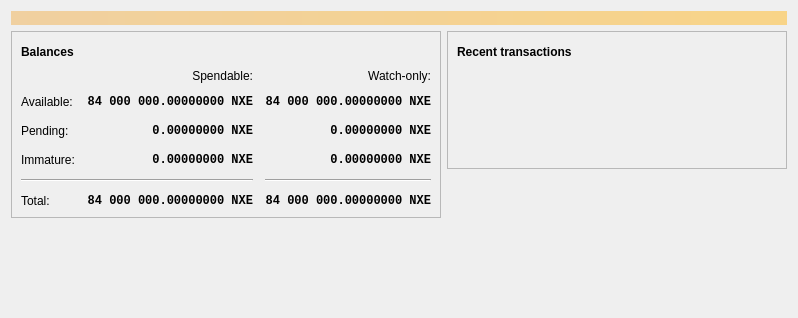
<?xml version="1.0" encoding="UTF-8"?>
<ui version="4.0">
 <class>OverviewPage</class>
 <widget class="QWidget" name="OverviewPage">
  <property name="geometry">
   <rect>
    <x>0</x>
    <y>0</y>
    <width>798</width>
    <height>318</height>
   </rect>
  </property>
  <property name="windowTitle">
   <string>Form</string>
  </property>
  <layout class="QVBoxLayout" name="topLayout">
   <item>
    <widget class="QLabel" name="labelAlerts">
     <property name="visible">
      <bool>false</bool>
     </property>
     <property name="styleSheet">
      <string notr="true">QLabel { background-color: qlineargradient(x1: 0, y1: 0, x2: 1, y2: 0, stop:0 #F0D0A0, stop:1 #F8D488); color:#000000; }</string>
     </property>
     <property name="wordWrap">
      <bool>true</bool>
     </property>
     <property name="margin">
      <number>3</number>
     </property>
     <property name="textInteractionFlags">
      <set>Qt::TextSelectableByMouse</set>
     </property>
    </widget>
   </item>
   <item>
    <layout class="QHBoxLayout" name="horizontalLayout" stretch="1,1">
     <item>
      <layout class="QVBoxLayout" name="verticalLayout_2">
       <item>
        <widget class="QFrame" name="frame">
         <property name="frameShape">
          <enum>QFrame::StyledPanel</enum>
         </property>
         <property name="frameShadow">
          <enum>QFrame::Raised</enum>
         </property>
         <layout class="QVBoxLayout" name="verticalLayout_4">
          <item>
           <layout class="QHBoxLayout" name="horizontalLayout_4">
            <item>
             <widget class="QLabel" name="label_5">
              <property name="font">
               <font>
                <weight>75</weight>
                <bold>true</bold>
               </font>
              </property>
              <property name="text">
               <string>Balances</string>
              </property>
             </widget>
            </item>
            <item>
             <widget class="QPushButton" name="labelWalletStatus">
              <property name="enabled">
               <bool>true</bool>
              </property>
              <property name="maximumSize">
               <size>
                <width>30</width>
                <height>16777215</height>
               </size>
              </property>
              <property name="toolTip">
               <string>The displayed information may be out of date. Your wallet automatically synchronizes with the Nexia network after a connection is established, but this process has not completed yet.</string>
              </property>
              <property name="text">
               <string/>
              </property>
              <property name="icon">
               <iconset resource="../bitcoin.qrc">
                <normaloff>:/icons/warning</normaloff>
                <disabledoff>:/icons/warning</disabledoff>:/icons/warning</iconset>
              </property>
              <property name="iconSize">
               <size>
                <width>24</width>
                <height>24</height>
               </size>
              </property>
              <property name="flat">
               <bool>true</bool>
              </property>
             </widget>
            </item>
            <item>
             <spacer name="horizontalSpacer_3">
              <property name="orientation">
               <enum>Qt::Horizontal</enum>
              </property>
              <property name="sizeHint" stdset="0">
               <size>
                <width>40</width>
                <height>20</height>
               </size>
              </property>
             </spacer>
            </item>
           </layout>
          </item>
          <item>
           <layout class="QGridLayout" name="gridLayout">
            <property name="spacing">
             <number>12</number>
            </property>
            <item row="2" column="2">
             <widget class="QLabel" name="labelWatchPending">
              <property name="font">
               <font>
                <family>Monospace</family>
                <weight>75</weight>
                <bold>true</bold>
               </font>
              </property>
              <property name="cursor">
               <cursorShape>IBeamCursor</cursorShape>
              </property>
              <property name="toolTip">
               <string>Unconfirmed transactions to watch-only addresses</string>
              </property>
              <property name="text">
               <string notr="true">0.00000000 NXE</string>
              </property>
              <property name="alignment">
               <set>Qt::AlignRight|Qt::AlignTrailing|Qt::AlignVCenter</set>
              </property>
              <property name="textInteractionFlags">
               <set>Qt::LinksAccessibleByMouse|Qt::TextSelectableByKeyboard|Qt::TextSelectableByMouse</set>
              </property>
             </widget>
            </item>
            <item row="2" column="1">
             <widget class="QLabel" name="labelUnconfirmed">
              <property name="font">
               <font>
                <family>Monospace</family>
                <weight>75</weight>
                <bold>true</bold>
               </font>
              </property>
              <property name="cursor">
               <cursorShape>IBeamCursor</cursorShape>
              </property>
              <property name="toolTip">
               <string>Total of transactions that have yet to be confirmed, and do not yet count toward the spendable balance</string>
              </property>
              <property name="text">
               <string notr="true">0.00000000 NXE</string>
              </property>
              <property name="alignment">
               <set>Qt::AlignRight|Qt::AlignTrailing|Qt::AlignVCenter</set>
              </property>
              <property name="textInteractionFlags">
               <set>Qt::LinksAccessibleByMouse|Qt::TextSelectableByKeyboard|Qt::TextSelectableByMouse</set>
              </property>
             </widget>
            </item>
            <item row="3" column="2">
             <widget class="QLabel" name="labelWatchImmature">
              <property name="font">
               <font>
                <family>Monospace</family>
                <weight>75</weight>
                <bold>true</bold>
               </font>
              </property>
              <property name="cursor">
               <cursorShape>IBeamCursor</cursorShape>
              </property>
              <property name="toolTip">
               <string>Mined balance in watch-only addresses that has not yet matured</string>
              </property>
              <property name="text">
               <string notr="true">0.00000000 NXE</string>
              </property>
              <property name="alignment">
               <set>Qt::AlignRight|Qt::AlignTrailing|Qt::AlignVCenter</set>
              </property>
              <property name="textInteractionFlags">
               <set>Qt::LinksAccessibleByMouse|Qt::TextSelectableByKeyboard|Qt::TextSelectableByMouse</set>
              </property>
             </widget>
            </item>
            <item row="4" column="0" colspan="2">
             <widget class="Line" name="line">
              <property name="orientation">
               <enum>Qt::Horizontal</enum>
              </property>
             </widget>
            </item>
            <item row="4" column="2">
             <widget class="Line" name="lineWatchBalance">
              <property name="sizePolicy">
               <sizepolicy hsizetype="Preferred" vsizetype="Fixed">
                <horstretch>0</horstretch>
                <verstretch>0</verstretch>
               </sizepolicy>
              </property>
              <property name="minimumSize">
               <size>
                <width>140</width>
                <height>0</height>
               </size>
              </property>
              <property name="orientation">
               <enum>Qt::Horizontal</enum>
              </property>
             </widget>
            </item>
            <item row="5" column="0">
             <widget class="QLabel" name="labelTotalText">
              <property name="text">
               <string>Total:</string>
              </property>
             </widget>
            </item>
            <item row="3" column="1">
             <widget class="QLabel" name="labelImmature">
              <property name="font">
               <font>
                <family>Monospace</family>
                <weight>75</weight>
                <bold>true</bold>
               </font>
              </property>
              <property name="cursor">
               <cursorShape>IBeamCursor</cursorShape>
              </property>
              <property name="toolTip">
               <string>Mined balance that has not yet matured</string>
              </property>
              <property name="text">
               <string notr="true">0.00000000 NXE</string>
              </property>
              <property name="alignment">
               <set>Qt::AlignRight|Qt::AlignTrailing|Qt::AlignVCenter</set>
              </property>
              <property name="textInteractionFlags">
               <set>Qt::LinksAccessibleByMouse|Qt::TextSelectableByKeyboard|Qt::TextSelectableByMouse</set>
              </property>
             </widget>
            </item>
            <item row="2" column="3">
             <spacer name="horizontalSpacer_2">
              <property name="orientation">
               <enum>Qt::Horizontal</enum>
              </property>
              <property name="sizeHint" stdset="0">
               <size>
                <width>40</width>
                <height>20</height>
               </size>
              </property>
             </spacer>
            </item>
            <item row="3" column="0">
             <widget class="QLabel" name="labelImmatureText">
              <property name="text">
               <string>Immature:</string>
              </property>
             </widget>
            </item>
            <item row="5" column="1">
             <widget class="QLabel" name="labelTotal">
              <property name="font">
               <font>
                <family>Monospace</family>
                <weight>75</weight>
                <bold>true</bold>
               </font>
              </property>
              <property name="cursor">
               <cursorShape>IBeamCursor</cursorShape>
              </property>
              <property name="toolTip">
               <string>Your current total balance</string>
              </property>
              <property name="text">
               <string notr="true">84 000 000.00000000 NXE</string>
              </property>
              <property name="alignment">
               <set>Qt::AlignRight|Qt::AlignTrailing|Qt::AlignVCenter</set>
              </property>
              <property name="textInteractionFlags">
               <set>Qt::LinksAccessibleByMouse|Qt::TextSelectableByKeyboard|Qt::TextSelectableByMouse</set>
              </property>
             </widget>
            </item>
            <item row="5" column="2">
             <widget class="QLabel" name="labelWatchTotal">
              <property name="font">
               <font>
                <family>Monospace</family>
                <weight>75</weight>
                <bold>true</bold>
               </font>
              </property>
              <property name="cursor">
               <cursorShape>IBeamCursor</cursorShape>
              </property>
              <property name="toolTip">
               <string>Current total balance in watch-only addresses</string>
              </property>
              <property name="text">
               <string notr="true">84 000 000.00000000 NXE</string>
              </property>
              <property name="alignment">
               <set>Qt::AlignRight|Qt::AlignTrailing|Qt::AlignVCenter</set>
              </property>
              <property name="textInteractionFlags">
               <set>Qt::LinksAccessibleByMouse|Qt::TextSelectableByKeyboard|Qt::TextSelectableByMouse</set>
              </property>
             </widget>
            </item>
            <item row="0" column="2">
             <widget class="QLabel" name="labelWatchonly">
              <property name="text">
               <string>Watch-only:</string>
              </property>
              <property name="alignment">
               <set>Qt::AlignRight|Qt::AlignTrailing|Qt::AlignVCenter</set>
              </property>
             </widget>
            </item>
            <item row="1" column="0">
             <widget class="QLabel" name="labelBalanceText">
              <property name="text">
               <string>Available:</string>
              </property>
             </widget>
            </item>
            <item row="1" column="1">
             <widget class="QLabel" name="labelBalance">
              <property name="font">
               <font>
                <family>Monospace</family>
                <weight>75</weight>
                <bold>true</bold>
               </font>
              </property>
              <property name="cursor">
               <cursorShape>IBeamCursor</cursorShape>
              </property>
              <property name="toolTip">
               <string>Your current spendable balance</string>
              </property>
              <property name="text">
               <string notr="true">84 000 000.00000000 NXE</string>
              </property>
              <property name="alignment">
               <set>Qt::AlignRight|Qt::AlignTrailing|Qt::AlignVCenter</set>
              </property>
              <property name="textInteractionFlags">
               <set>Qt::LinksAccessibleByMouse|Qt::TextSelectableByKeyboard|Qt::TextSelectableByMouse</set>
              </property>
             </widget>
            </item>
            <item row="1" column="2">
             <widget class="QLabel" name="labelWatchAvailable">
              <property name="font">
               <font>
                <family>Monospace</family>
                <weight>75</weight>
                <bold>true</bold>
               </font>
              </property>
              <property name="cursor">
               <cursorShape>IBeamCursor</cursorShape>
              </property>
              <property name="toolTip">
               <string>Your current balance in watch-only addresses</string>
              </property>
              <property name="text">
               <string notr="true">84 000 000.00000000 NXE</string>
              </property>
              <property name="alignment">
               <set>Qt::AlignRight|Qt::AlignTrailing|Qt::AlignVCenter</set>
              </property>
              <property name="textInteractionFlags">
               <set>Qt::LinksAccessibleByMouse|Qt::TextSelectableByKeyboard|Qt::TextSelectableByMouse</set>
              </property>
             </widget>
            </item>
            <item row="2" column="0">
             <widget class="QLabel" name="labelPendingText">
              <property name="text">
               <string>Pending:</string>
              </property>
             </widget>
            </item>
            <item row="0" column="1">
             <widget class="QLabel" name="labelSpendable">
              <property name="text">
               <string>Spendable:</string>
              </property>
              <property name="alignment">
               <set>Qt::AlignRight|Qt::AlignTrailing|Qt::AlignVCenter</set>
              </property>
             </widget>
            </item>
           </layout>
          </item>
         </layout>
        </widget>
       </item>
       <item>
        <spacer name="verticalSpacer">
         <property name="orientation">
          <enum>Qt::Vertical</enum>
         </property>
         <property name="sizeHint" stdset="0">
          <size>
           <width>20</width>
           <height>40</height>
          </size>
         </property>
        </spacer>
       </item>
      </layout>
     </item>
     <item>
      <layout class="QVBoxLayout" name="verticalLayout_3">
       <item>
        <widget class="QFrame" name="frame_2">
         <property name="frameShape">
          <enum>QFrame::StyledPanel</enum>
         </property>
         <property name="frameShadow">
          <enum>QFrame::Raised</enum>
         </property>
         <layout class="QVBoxLayout" name="verticalLayout">
          <item>
           <layout class="QHBoxLayout" name="horizontalLayout_2">
            <item>
             <widget class="QLabel" name="label_4">
              <property name="font">
               <font>
                <weight>75</weight>
                <bold>true</bold>
               </font>
              </property>
              <property name="text">
               <string>Recent transactions</string>
              </property>
             </widget>
            </item>
            <item>
             <widget class="QPushButton" name="labelTransactionsStatus">
              <property name="enabled">
               <bool>true</bool>
              </property>
              <property name="maximumSize">
               <size>
                <width>30</width>
                <height>16777215</height>
               </size>
              </property>
              <property name="toolTip">
               <string>The displayed information may be out of date. Your wallet automatically synchronizes with the Nexia network after a connection is established, but this process has not completed yet.</string>
              </property>
              <property name="text">
               <string/>
              </property>
              <property name="icon">
               <iconset resource="../bitcoin.qrc">
                <normaloff>:/icons/warning</normaloff>
                <disabledoff>:/icons/warning</disabledoff>:/icons/warning</iconset>
              </property>
              <property name="iconSize">
               <size>
                <width>24</width>
                <height>24</height>
               </size>
              </property>
              <property name="flat">
               <bool>true</bool>
              </property>
             </widget>
            </item>
            <item>
             <spacer name="horizontalSpacer">
              <property name="orientation">
               <enum>Qt::Horizontal</enum>
              </property>
              <property name="sizeHint" stdset="0">
               <size>
                <width>40</width>
                <height>20</height>
               </size>
              </property>
             </spacer>
            </item>
           </layout>
          </item>
          <item>
           <widget class="TransactionOverviewWidget" name="listTransactions">
            <property name="styleSheet">
             <string notr="true">QListView { background: transparent; }</string>
            </property>
            <property name="frameShape">
             <enum>QFrame::NoFrame</enum>
            </property>
            <property name="verticalScrollBarPolicy">
             <enum>Qt::ScrollBarAlwaysOff</enum>
            </property>
            <property name="horizontalScrollBarPolicy">
             <enum>Qt::ScrollBarAlwaysOff</enum>
            </property>
            <property name="sizeAdjustPolicy">
             <enum>QAbstractScrollArea::AdjustToContents</enum>
            </property>
            <property name="selectionMode">
             <enum>QAbstractItemView::NoSelection</enum>
            </property>
            <property name="uniformItemSizes">
             <bool>true</bool>
            </property>
           </widget>
          </item>
         </layout>
        </widget>
       </item>
       <item>
        <spacer name="verticalSpacer_2">
         <property name="orientation">
          <enum>Qt::Vertical</enum>
         </property>
         <property name="sizeHint" stdset="0">
          <size>
           <width>20</width>
           <height>40</height>
          </size>
         </property>
        </spacer>
       </item>
      </layout>
     </item>
    </layout>
   </item>
  </layout>
 </widget>
 <customwidgets>
  <customwidget>
   <class>TransactionOverviewWidget</class>
   <extends>QListView</extends>
   <header>qt/transactionoverviewwidget.h</header>
  </customwidget>
 </customwidgets>
 <resources/>
 <connections/>
</ui>
